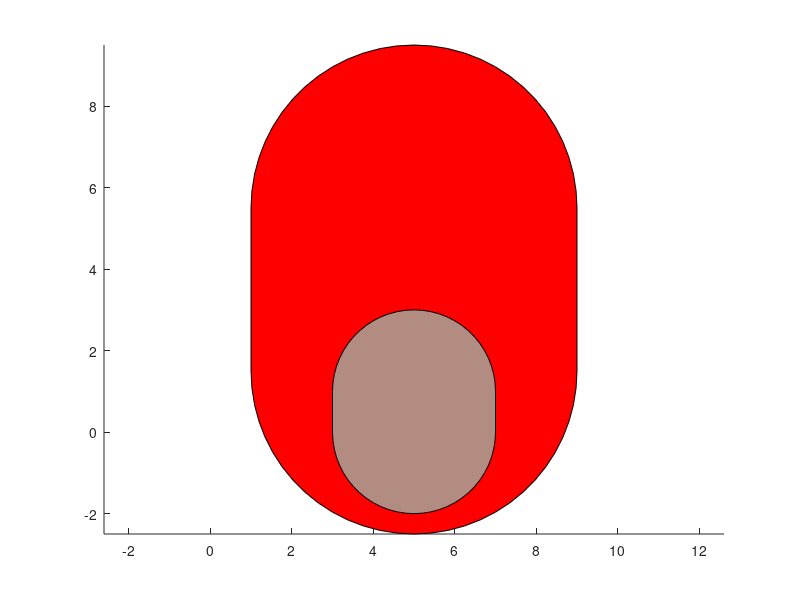

Reproduce this figure in MATLAB. (Note: this script raises an error after producing the figure.)

% Why is a for-loop helpful? Significant time savor! Also helps condense
% your code. The following program creates a bird figure using
% approximately 40 lines. If we wanted to make six different colored birds,
% do we copy and paste this code and change the color directly? NO. It's
% more efficient to use a for loop to change the color variable during each
% iteration of the for loop. 

% 'CLEANING UP'/ CREATING BLANK ENVIRONMENT EVERY TIME WE RUN THE CODE
close all % closes figures
clear % clears workspace
clc % clears command window

% LIST OF COLORS WE WANT TO MAKE A BIRD IN 
colors = ['r','m','b','c','k','y']

for i = 1:size(colors,2) % --> aka i = 1:6
    
    % IMPORTANT!
    current_color = colors(i) % We set the new color by indexing the list colors with the loop variable i 

                % NOTE: I will be covering this portion of the code in the
                % video to avoid confusion. This is just a demo to show the
                % relevance of for loops in different programming tasks
                
                % IGNORE THIS CONENT! (irrelevant to NE212)
                    % code for making bird:    
                    figure
                    hold on
                    body = rectangle('Position',[1,-2.5, 8, 12],'Curvature',1,'FaceColor',current_color)
                    axis equal
                
                    belly = rectangle('Position',[3, -2, 4, 5],'Curvature',1,'FaceColor',[0.7 0.55 0.5])
                    axis equal
                    
                    eye1 = nsidedpoly(1000,'Center',[7,7],'Radius',0.8)
                    plot(eye1, 'FaceColor', [1 1 1])
                    axis equal
                    
                    eye2 = nsidedpoly(1000,'Center',[3,7],'Radius',0.8)
                    plot(eye2, 'FaceColor', [1 1 1])
                    axis equal
                    
                    pupil1 = nsidedpoly(1000,'Center',[6.8,6.6],'Radius',0.3)
                    plot(pupil1, 'FaceColor', 'k')
                    axis equal
                    
                    pupil2 = nsidedpoly(1000,'Center',[2.8,6.6],'Radius',0.3)
                    plot(pupil2, 'FaceColor', 'k')
                    axis equal
                        
                    beak = patch([4.5 5 5.5],[5 3.9 5],[0.3 0.1 0.1])
                    beak = patch([4.5 5.5 5.5],[5 4.2 5],[0.3 0.1 0.1])

             
                    
                    wing = patch([-0.5 2 2 1],[1 1 4 4],[0.3 0.1 0.1])
                    wing = patch([8 10.5 9 8],[1 1 4 4],[0.3 0.1 0.1])
                    
                    foot1 = patch([1 3 2],[-0.3 -1.5 -0.3],[0.3 0.1 0.1])
                    foot1 = patch([1 2 2],[-0.3 -1.5 -0.3],[0.3 0.1 0.1])
                    
                    foot1 = patch([8 10 9],[-0.3 -1.5 -0.3],[0.3 0.1 0.1])
                    foot1 = patch([8 9 9],[-0.3 -1.5 -0.3],[0.3 0.1 0.1])
                    
                    axis off
                    hold off

end